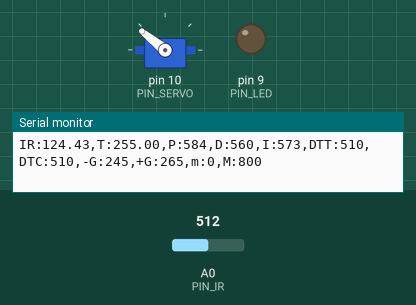
A sketch run on a simulated Arduino Uno, built with avr-gcc and run on an emulated ATmega328P. On the bench: servo, output pins drawn as LEDs (lit = HIGH), the last lines printed to the serial monitor. Inputs (shaded band) come from the test bench; at power-on: A0 (PIN_IR) = 512.

Above: at 1.2 s.
1.3 s: A0 (PIN_IR) set to 400
At 1.65 s:
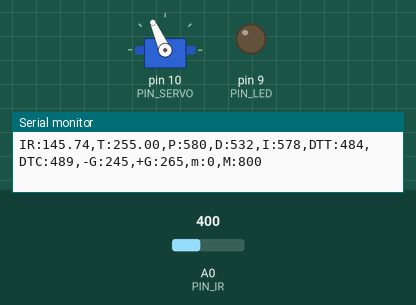
3.3 s: A0 (PIN_IR) set to 0
At 5.4 s:
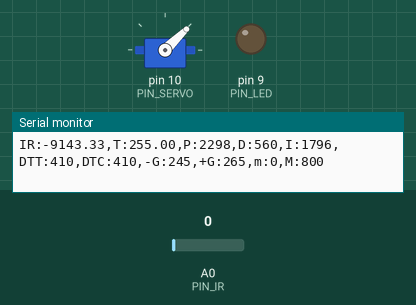
6.3 s: A0 (PIN_IR) set to 716
At 7.15 s:
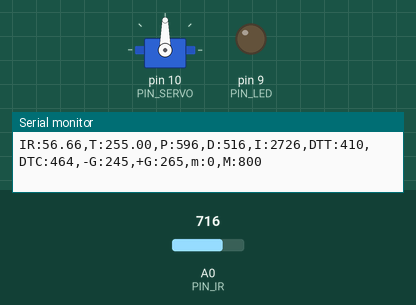
Timing chart, 0 to 9.3 s (numbered marks = the images above; inputs shaded):
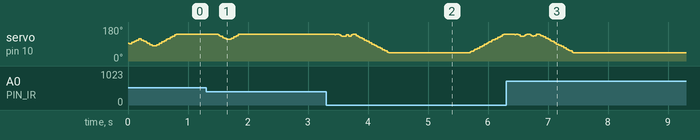

The sketch:

PID_Control_20212997.ino
```cpp
#include <Servo.h>

/////////////////////////////
// Configurable parameters //
/////////////////////////////

// Arduino pin assignment
#define PIN_LED 9 // [1234] LED를 아두이노 GPIO 9번 핀에 연결
#define PIN_SERVO 10 // [1352] 서보모터를 아두이노의 10번 핀에 연결
#define PIN_IR A0 // [1352] IR센서를 아두이노 A0 핀에 연결

// Framework setting
#define _DIST_TARGET 255 // [1352]목표값을 탁구공 중심 위치까지 거리 255mm로 Fix
#define _DIST_MIN 100 // [1352] 최소 측정 거리를 100mm로 설정
#define _DIST_MAX 410 // [1352] 측정 거리의 최댓값을 410mm로 설정

// Distance sensor
#define _DIST_ALPHA 0.2 // [2979] 알파값 설정


// Servo range
#define _DUTY_MIN 1000 //[2998] Servo Minimum microseconds
#define _DUTY_NEU 1515 //[2983] Servo 중간값 설정
#define _DUTY_MAX 2000 // [2979] Servo Max값 설정

// Servo speed control
#define _SERVO_ANGLE 30 // [2992] 서보 각 설정
#define _SERVO_SPEED 35 // [2976] 서보 스피드 설정

// Event periods
#define _INTERVAL_DIST 20
#define _INTERVAL_SERVO 20 // [2980] 서보 INTERVAL값 설정
#define _INTERVAL_SERIAL 100 //[2989] 시리얼 출력 INTERVAL 설정

// PID parameters
#define _KP 3.7 // [3000] K🇵값 초기화
#define _KD 165
#define _KI 0.03


//calibrate sensor base value
#define DIST_10C 130 //[2998] sample value for sensor 10cm dist value for calibrate
#define DIST_40C 340 //[2998] sample value for sensor 40cm dist value for calibrate
#define DIST_20C 235
#define SIZE 25
#define mSIZE 7


//////////////////////
// global variables //
//////////////////////

// Servo instance
Servo myservo; //[2991] create servo object to control a servo

// Distance sensor
float dist_target; // location to send the ball [2976] 공 위치
float dist_min, dist_max, dist_raw, dist_ema, dist_prev, dist_cali;// [2981] 거리 변수 설정(현재, ema 필터 적용, 직전값)
// Event periods
unsigned long last_sampling_time_dist, last_sampling_time_servo, last_sampling_time_serial;
bool event_dist, event_servo, event_serial; //[2989] 논리형 변수 설정
// Servo speed control
int duty_chg_per_interval; //[1352] 주기동안 duty 변화량 변수
int duty_target, duty_curr;//[1352] 서보모터의 목표위치, 서보에 실제 입력할 위치
// PID variables
float error_curr, error_prev, control, pterm, dterm, iterm;
//[2998] initialize variables for Low Pass Filter
float alpha = _DIST_ALPHA; //[2999] alpha 선언 및 값 적용
int a=80, b=350; //350
int msize=SIZE-mSIZE;

int test[SIZE];
int ttest[SIZE];

float sum=0;

//[2998] initialize variables for Low Pass Filter
unsigned long oldmil; //[2998] old milliseconds var
static long apt = 0;  //[2998] filter sampling time saver
int fc = 15; //[2998] cut off frequency (5~ 15 hz recommended)
float dt = 20/1000.0; //[2998] interval setup
float lambda = 2*PI*fc*dt; //[2998] lambda setup
float filter = 0.0, prev = 0.0; //[2998] setup for filter and prev var’s
int result;


void setup() {
   // initialize GPIO pins for LED and attach servo
   pinMode(PIN_LED, OUTPUT); //[1352] LED 핀 설정
   // myservo.attach(PIN_SERVO); //[1352] Servo 핀 설정
   // [2998] servo attach duplicated
   // move servo to neutral position
   myservo.attach(PIN_SERVO); //[2998] Servo Attaching
   myservo.writeMicroseconds(_DUTY_NEU); //[2998] Servo Set to neutral position

   // initialize global variables
   dist_min = _DIST_MIN; //[2999] dist_min 값 적용
   dist_max = _DIST_MAX; //[2999] dist_max 값 적용
   dist_ema = 0.0; //[2999] dist_ema 값 초기화
   dist_target=_DIST_TARGET;
   error_prev=0.0;
   duty_curr = _DUTY_NEU;

   // convert angle speed into duty change per interval.
   duty_chg_per_interval = _SERVO_SPEED; //[2985] duty_chg_per_interval 설정


   // initialize serial port
   Serial.begin(57600); //[2999] serial port 57600


}


void loop() {
/////////////////////
// Event generator //
/////////////////////
    unsigned long time_curr = millis();
    if (time_curr >= last_sampling_time_dist + _INTERVAL_DIST){
      last_sampling_time_dist += _INTERVAL_DIST;
      event_dist = true;
    }
    if (time_curr >= last_sampling_time_servo + _INTERVAL_SERVO){
      last_sampling_time_servo += _INTERVAL_SERVO;
      event_servo = true;
    }
    if (time_curr >= last_sampling_time_serial + _INTERVAL_SERIAL){
      last_sampling_time_serial += _INTERVAL_SERIAL;
      event_serial = true;
    }//[2981] 인터벌 값과 샘플링 차이의 합과 비교해서 각각의 이벤트 실행

//[2998] Fixed some indentation, tabs and more
////////////////////
// Event handlers //
////////////////////

   if(event_dist) {
     event_dist = false;//[2981] 이벤트가 실행되었으므로 재실행을 위한 값 초기화
     // get a distance reading from the distance sensor
     dist_raw = ir_distance_filtered(); //[3000]raw_dist 거리값 설정

  // PID control logic
     error_curr = dist_target - dist_raw; //[3000] 에러는 목표거리에서 탁구공의 거리를 뺀값
     pterm = _KP*error_curr; //[3000] 제어식에서의 비례항
     //control = pterm; //+ iterm + dterm; [3000] PID결과값

     dterm=_KD*(error_curr-error_prev);

     iterm += _KI * error_curr;

     control = pterm + dterm + iterm;
     duty_target = _DUTY_NEU + control;
     // duty_target = f(duty_neutral, control)
     //duty_target = _DUTY_NEU+pterm;

  // keep duty_target value within the range of [_DUTY_MIN, _DUTY_MAX]
      // [1352] 서보의 가동범위를 고정
     if (duty_target < _DUTY_MIN) {  //[1352] 조건일때 duty_target값을 _DUTY_MIN으로
        duty_target = _DUTY_MIN;
      }
     else if (duty_target > _DUTY_MAX) { //[1352] 조건일때 duty_target값을 _DUTY_MAX으로
        duty_target = _DUTY_MAX;
      }

     error_prev = error_curr; //[3000] 이전의 에러값을 저장
   }

   if(event_servo) {
      event_servo = false; //[1352]server Event handler가 false
      // adjust duty_curr toward duty_target by duty_chg_per_interval
      // update servo position
      if(duty_target > duty_curr) {
        duty_curr += duty_chg_per_interval;
        if(duty_curr>duty_target) duty_curr=duty_target;
      }
      else {
        duty_curr -= duty_chg_per_interval;
        if(duty_curr<duty_target) duty_curr=duty_target;
      }
      myservo.writeMicroseconds(duty_curr);
      //[3000] 서보위치 업데이트 error_curr 뒤의 숫자는 수정가능
  }

  if(event_serial) {
     event_serial = false; //[2989]  이벤트 실행 후 초기화
     /*Serial.print("Min:0,Low:200,dist:"); //[2983] “Min:0,Low:200,dist:” 문구 출력
     Serial.print(dist_raw); //[2979] dist_raw 값(적외선 센서에서 돌려받은 값) 출력
     Serial.print(",pterm:");
     Serial.print(pterm);
     Serial.print(",duty_target:"); //[2994] duty_target 값 출력
     Serial.print(duty_target); //[2994] duty_target 값 출력
     Serial.print(",duty_curr:"); // [2980] “duty_curr” 출력
     Serial.print(duty_curr); // [2980] duty_curr 값 출력
     Serial.println(",High:310,Max:2000");*/

     Serial.print("IR:");
     Serial.print(dist_raw);
     Serial.print(",T:");
     Serial.print(dist_target);
     Serial.print(",P:");
     Serial.print(map(pterm,-1000,1000,510,610));
     Serial.print(",D:");
     Serial.print(map(dterm,-1000,1000,510,610));
     Serial.print(",I:");
     Serial.print(map(iterm,-1000,1000,510,610));
     Serial.print(",DTT:");
     Serial.print(map(duty_target,1000,2000,410,510));
     Serial.print(",DTC:");
     Serial.print(map(duty_curr,1000,2000,410,510));
     Serial.println(",-G:245,+G:265,m:0,M:800");


  }
  //[2998] if you are using the Low Pass Filter delay(20) could be needed
}

float ir_distance(void){ // return value unit: mm
    float val; //[2998] Announce val
    float volt = float(analogRead(PIN_IR)); //[2998] Read analog data from PIN_IR

    val = ((6762.0/(volt-9.0))-4.0) * 10.0;
    //[2998] Calculate analog data to usable format
    return val; //[2998] Return val
    //[2998] Fixed some indentation
}

int sort_asc(const void *cmp1, const void *cmp2)
{
  int a = *((int *)cmp1);
  int b = *((int *)cmp2);

  return a-b;
}

float ir_distance_filtered(void){ // return value unit: mm
   //[2997] EMA 필터 대신 다른 필터를 사용한 것 같은데 맞나요?
   //[2998] Low Pass Filter 를 사용했는 소스이며 밑에 EMA 필터도 추가해서 둘중
   // 하나를 선택하게 해도 될듯 합니다.
   //[2997] return (alpha*ir_distance())+((1-alpha)*dist_ema);
   //[2997] *모든 학부생들 분께* dist_ema 사용시 코드입니다.
   //[2997] EMA필터 사용시 이용해주시기 바랍니다.
   //dist_cali= 100 + 300.0 / (b - a) * (ir_distance() - a);
   //dist_ema=(alpha*dist_cali)+((1-alpha)*dist_ema);
   //return dist_ema;

   //dist_cali= 100 + 300.0 / (b - a) * (ir_distance() - a);
   //dist_ema=(alpha*dist_cali)+((1-alpha)*dist_ema);


   //dist_cali= 100 + 300.0 / (b - a) * (ir_distance() - a);

   sum=0;
   for(int i=0; i<SIZE-1;i++){
    test[i]=test[i+1];
    //Serial.print(i);
    //Serial.print(":");
    //Serial.println(test[i]);
   }
   test[SIZE-1]=ir_distance();
   //Serial.print("15:");
   //Serial.println(test[SIZE-1]);
   memcpy(ttest, test, sizeof(ttest));
   qsort(ttest, sizeof(ttest)/sizeof(ttest[0]), sizeof(ttest[0]), sort_asc);
   for (int i=mSIZE-1; i<SIZE-mSIZE;i++){
    sum+=ttest[i];
   }


   result=sum/(SIZE-(2*(mSIZE)));
   dist_cali= 100 + 300.0 / (b - a) * (result - a);
   dist_ema=(alpha*dist_cali)+((1-alpha)*dist_ema);

   return dist_ema;


}
```
